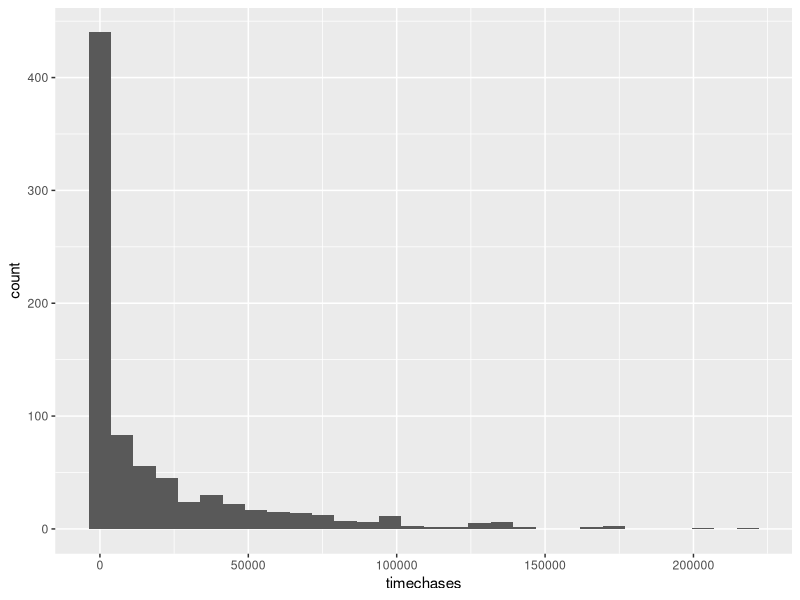

Generate this figure with R: (Note: this script raises an error after producing the figure.)
library(tidyverse)

d <- read_csv("chases/data/raw/only_half_chase_group_size.csv")
d <- d[,1:12]

# gather the chase measurements together
# have to add the row ids as columns early on, otherwise the spread function doesn't work, which is stupid. Should make a reproducible example out of this since it seems silly
d <- d %>% rowid_to_column() %>% 
  gather(key = "assay_type", value = "value", 8:13) %>%
  separate(col = assay_type, into = c("assay", "measurement"), sep = "_") 

d <- d %>% 
  spread(key = measurement, value = value) %>% 
  rename(trial = Trial, group = Group, tank = Tank)

d <- d %>% 
  mutate(treatment = as.numeric(str_sub(group, 1, 1)))

d %>% ggplot(aes(x=timechases)) + geom_histogram()

d$group_ID <- as.factor(d$group)
d$tank <- as.factor(d$tank)
d$percap_chases <- d$numchases / d$treatment

saveRDS(d, "chases/data/cleaned/only_half_chase_group_size.rds")



# trying again ------------------------------------------------------------


d <- read_csv("latency/data/raw/full_latency_novel_food_group_size.csv") 
d <- d %>% 
  select(-matches("^X.*"), -`Done?`, -`Video Folder`, -`Video #`) %>% 
  rename(novel_food = `Novel Food`, novel_start = `Novel Start`)
d %>% 
  select(Trial, Tank, Group, novel_food, activity_numchases, activity_timechases, novel_numchases, novel_timechases)

d <- d[,1:12]

# gather the chase measurements together
# have to add the row ids as columns early on, otherwise the spread function doesn't work, which is stupid. Should make a reproducible example out of this since it seems silly
d <- d %>% rowid_to_column() %>% 
  gather(key = "assay_type", value = "value", 8:13) %>%
  separate(col = assay_type, into = c("assay", "measurement"), sep = "_") 

d <- d %>% 
  spread(key = measurement, value = value) %>% 
  rename(trial = Trial, group = Group, tank = Tank)

d <- d %>% 
  mutate(treatment = as.numeric(str_sub(group, 1, 1)))

d %>% ggplot(aes(x=timechases)) + geom_histogram()

d$group_ID <- as.factor(d$group)
d$tank <- as.factor(d$tank)
d$percap_chases <- d$numchases / d$treatment

saveRDS(d, "chases/data/cleaned/only_half_chase_group_size.rds")


# now with lea's full chases dataset --------------------------------------

d <- read_csv("chases/data/raw/full_chase_group_size.csv")
d
d <- d %>% 
  select_if(!str_detect(names(.), "^X[0-9]*")) %>% 
  select(-Date, -`Video Folder`, -`Video #`) %>% 
  rename(trial = Trial, tank = Tank, group_ID = Group) %>% 
  rowid_to_column() %>% 
  gather(key = "assay_type", value = "value", -trial, -tank, -group_ID, -rowid) %>%
  separate(col = assay_type, into = c("assay", "measurement"), sep = "_") %>% 
  select(-rowid) %>% 
  mutate(treatment = as.numeric(str_sub(group_ID, 1, 1))) %>% 
  select(treatment, trial, tank, group_ID, assay, measurement, value)

saveRDS(d, "chases/data/cleaned/full_chase_group_size.rds")
